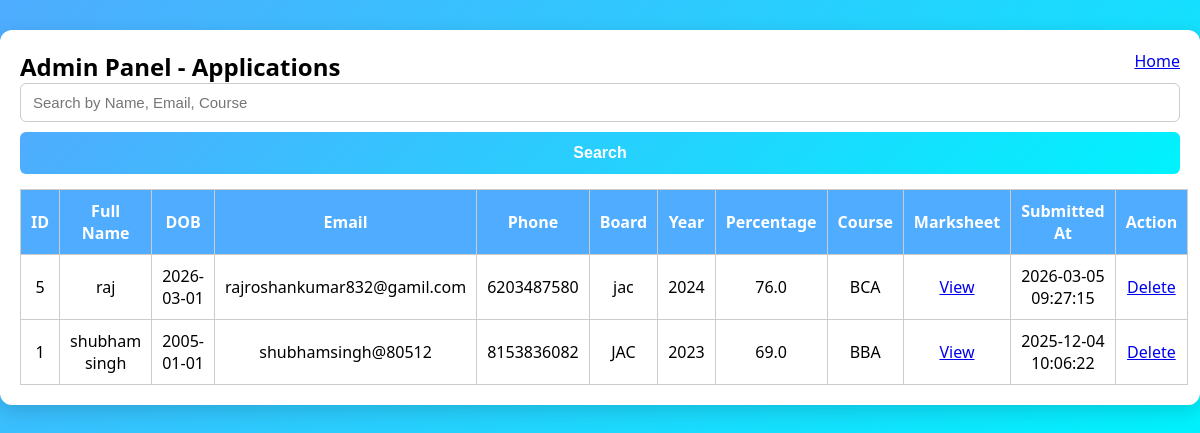
The page /admin on the database its author committed.
### tables this page shows
CREATE TABLE applications (
            id INTEGER PRIMARY KEY AUTOINCREMENT,
            fullname TEXT,
            dob TEXT,
            email TEXT,
            phone TEXT,
            board TEXT,
            year INTEGER,
            percentage REAL,
            course TEXT,
            marksheet TEXT,
            submitted_at TEXT
        );

### app.py (the view)
@app.route('/admin', methods=['GET', 'POST'])
def admin_panel():
    conn = sqlite3.connect(DB_FILE)
    c = conn.cursor()
    if request.method == 'POST':
        search = request.form.get('search')
        c.execute("""
            SELECT * FROM applications
            WHERE fullname LIKE ? OR email LIKE ? OR course LIKE ?
            ORDER BY submitted_at DESC
        """, (f"%{search}%", f"%{search}%", f"%{search}%"))
    else:
        c.execute("SELECT * FROM applications ORDER BY submitted_at DESC")
    data = c.fetchall()
    conn.close()
    return render_template("admin.html", applications=data)

### templates/admin.html (shortened to what this page needs)
<!DOCTYPE html>
<html lang="en">
<head>
<link rel="stylesheet" href="{{ url_for('static', filename='style.css') }}">
</head>
<body>
<div class="container">
  <a href="{{ url_for('index') }}" class="button" style="float:right; margin-bottom:10px;"> Home</a>
<h2>Admin Panel - Applications</h2>
<form method="post" style="margin-bottom:15px;">
    <input type="text" name="search" placeholder="Search by Name, Email, Course" value="{{ search_query }}">
    <button type="submit">Search</button>
</form>
<table>
<tr>
    <th>ID</th>
    <th>Full Name</th>
    <th>DOB</th>
    <th>Email</th>
    <th>Phone</th>
    <th>Board</th>
    <th>Year</th>
    <th>Percentage</th>
    <th>Course</th>
    <th>Marksheet</th>
    <th>Submitted At</th>
    <th>Action</th>
</tr>
{% for app in applications %}
<tr>
    <td>{{ app[0] }}</td>
    <td>{{ app[1] }}</td>
    <td>{{ app[2] }}</td>
    <td>{{ app[3] }}</td>
    <td>{{ app[4] }}</td>
    <td>{{ app[5] }}</td>
    <td>{{ app[6] }}</td>
    <td>{{ app[7] }}</td>
    <td>{{ app[8] }}</td>
    <td>
        {% if app[9] %}
            <a href="/view/{{ app[9] }}" target="_blank" class="button">View</a>
        {% else %}
            <span class="na">N/A</span>
        {% endif %}
    </td>
    <td>{{ app[10] }}</td>
    <td><a href="/delete/{{ app[0] }}" class="button delete-btn">Delete</a></td>
</tr>
{% endfor %}
</table>
</div>
</body>
</html>

### static/style.css (style rules this page uses)
* { margin: 0; padding: 0; box-sizing: border-box; }
html, body { width: 100%; max-width: 100%; overflow-x: hidden; font-family: 'Segoe UI', Tahoma, Geneva, Verdana, sans-serif; background: linear-gradient(135deg, #4facfe, #00f2fe); }
.container { background: #fff; padding: 20px; border-radius: 12px; width: 100%; max-width: 1200px; margin: 30px auto; box-shadow: 0px 6px 20px rgba(0,0,0,0.15); }
h1, h2, h3, h4 { font-weight: 600; }
form input, form select, form textarea { width: 100%; padding: 10px 12px; border: 1px solid #ccc; border-radius: 6px; font-size: 15px; transition: 0.3s ease; }
button, .btn { width: 100%; margin-top: 10px; padding: 12px; background: linear-gradient(135deg, #4facfe, #00f2fe); border: none; color: white; font-size: 16px; font-weight: 600; border-radius: 6px; cursor: pointer; transition: 0.3s ease; }
table { width: 100%; border-collapse: collapse; margin-top: 10px; }
table, th, td { border: 1px solid #ccc; }
th { background: #4facfe; color: white; }
td, th { padding: 10px; text-align: center; }

### rows shown on the page
applications: id "5", fullname "raj", dob "2026-03-01", email "rajroshankumar832@gamil.com", phone "6203487580", board "jac", year "2024", percentage "76.0", course "BCA", submitted_at "2026-03-05 09:27:15"
applications: id "1", fullname "shubham singh", dob "2005-01-01", email "shubhamsingh@80512", phone "8153836082", board "JAC", year "2023", percentage "69.0", course "BBA", submitted_at "2025-12-04 10:06:22"
